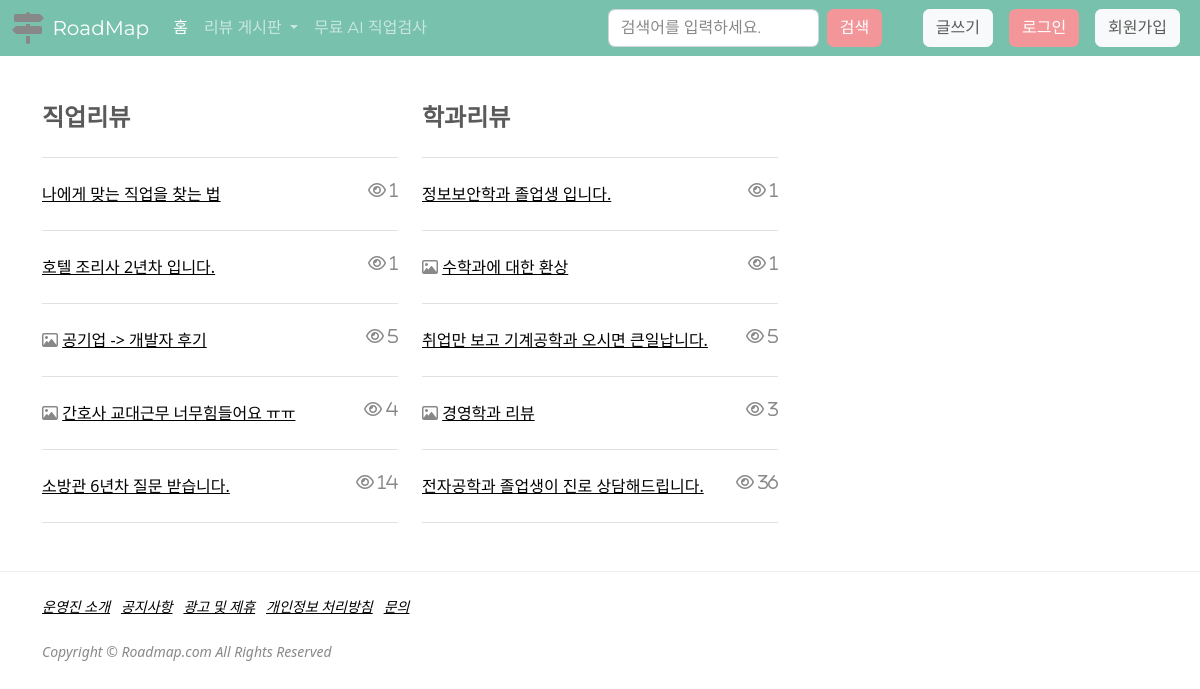
Before: / with the older database file.
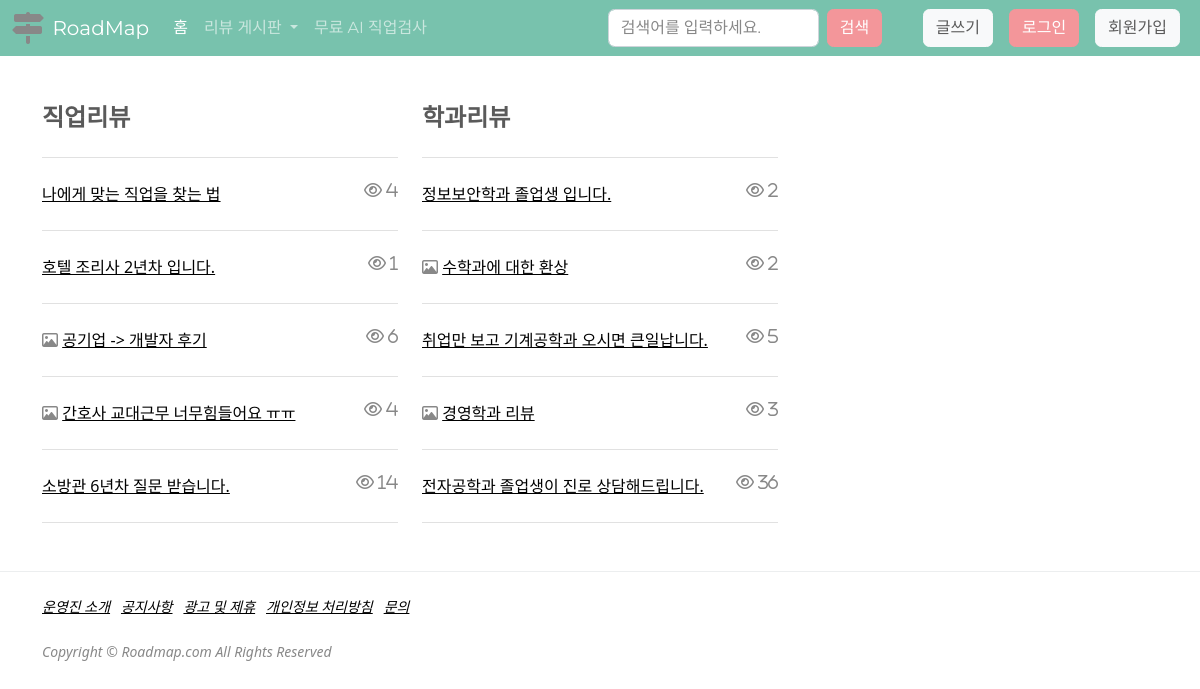
After: the same page with the newer database file.
### board/models.py (models this page shows, shortened)
class Post(models.Model):
    title = models.CharField(max_length=200, verbose_name="제목")
    contents = models.TextField(verbose_name="내용")
    writer = models.ForeignKey(
        'user.BoardMember', on_delete=models.CASCADE, null=True, verbose_name="작성자")
    created_at = models.DateTimeField(
        auto_now_add=True, null=True, verbose_name="작성일")
    updated_at = models.DateTimeField(
        auto_now=True, null=True, verbose_name="최종수정일")
    view_count = models.PositiveIntegerField(default=0, verbose_name="조회수")
    like_count = models.IntegerField(null=True, verbose_name="좋아요수")
    name_choices = (('직업리뷰', '직업리뷰'), ('학과리뷰', '학과리뷰'))
    name = models.CharField(
        max_length=200, null=True, choices=name_choices, verbose_name="게시판명")
    class Meta:
        db_table = 'boards'
        verbose_name = '게시판'
        verbose_name_plural = '게시판'

### main/views.py (the view)
# urls.py: path('', index, name='index'),
def index(request):
    job_models = Post.objects.filter(name='직업리뷰').order_by('-id')
    major_models = Post.objects.filter(name='학과리뷰').order_by('-id')
    return render(request, 'index.html', {'job_models': job_models, 'major_models': major_models, })

### main/templates/index.html
{% extends "base.html" %}
{% block body %}
{% load static %}
<div class="container">
  <div class="row">
    <div class="col-sm-4">
      <h4>직업리뷰</h4>
      <hr class="my-4" />
      {% for job_model in job_models %}
      {% if job_model.photo_set.all %}
      <div class="post-preview">
        <i class="far fa-image"></i>
        <a href="{% url 'board_detail' job_model.pk %}">
          <h7>{{job_model.title}}</h7>
        </a>
        <i class="far fa-eye float-md-end"> {{job_model.view_count}}</i>
      </div>
      <hr class="my-4" />
      {% else %}
      <div class="post-preview">
        <a href="{% url 'board_detail' job_model.pk %}">
          <h7>{{job_model.title}}</h7>
        </a>
        <i class="far fa-eye float-md-end"> {{job_model.view_count}}</i>
      </div>
      <hr class="my-4" />
      {% endif %}
      {% endfor %}
    </div>
    <div class="col-sm-4">
      <h4>학과리뷰</h4>
      <hr class="my-4" />
      {% for major_model in major_models %}
      {% if major_model.photo_set.all %}
      <div class="post-preview">
        <i class="far fa-image"></i>
        <a href="{% url 'board_detail' major_model.pk %}">
          <h7>{{major_model.title}}</h7>
        </a>
        <i class="far fa-eye float-md-end"> {{major_model.view_count}}</i>
      </div>
      <hr class="my-4" />
      {% else %}
      <div class="post-preview">
        <a href="{% url 'board_detail' major_model.pk %}">
          <h7>{{major_model.title}}</h7>
        </a>
        <i class="far fa-eye float-md-end"> {{major_model.view_count}}</i>
      </div>
      <hr class="my-4" />
      {% endif %}
      {% endfor %}
    </div>
    <div class="col-sm-4"></div>
  </div>
</div>
{% endblock body %}

Changed rows visible on the page:
changed Post "나에게 맞는 직업을 찾는 법": view_count "1" → "4"
changed Post "공기업 -> 개발자 후기": view_count "5" → "6"
changed Post "정보보안학과 졸업생 입니다.": view_count "1" → "2"
changed Post "수학과에 대한 환상": view_count "1" → "2"
